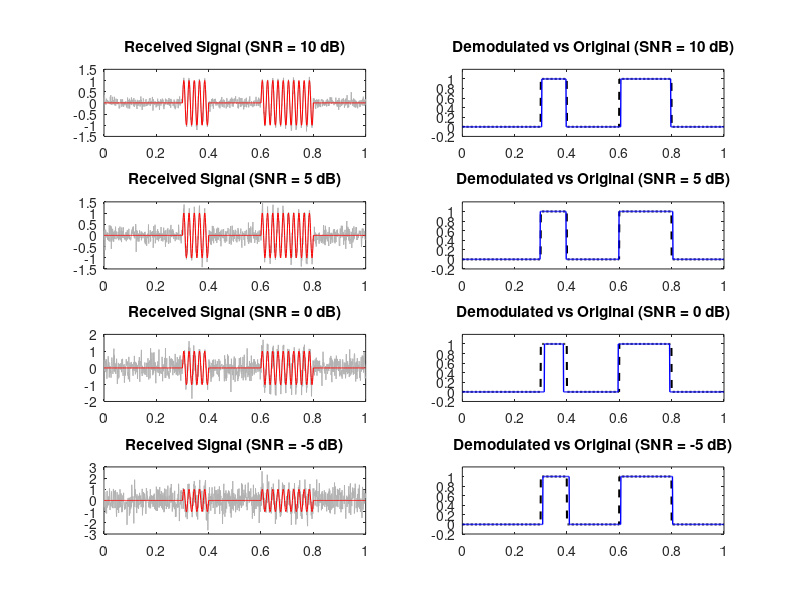

MATLAB code for this plot: (Note: this script raises an error after producing the figure.)
% ASK Modulation and Demodulation Performance under Varying SNR
clear; clc; close all;

%% 1. Parameters
fs = 1000;              % Sampling frequency (Hz)
T = 1;                  % Duration (s)
t = 0:1/fs:T-1/fs;      % Time vector
f_c = 50;               % Carrier frequency (Hz)
snr_values = [10, 5, 0, -5]; % SNR values in dB

%% 2. Generate Binary Message Signal
num_bits = 10; 
bits = randi([0 1], 1, num_bits); 
message_signal = repelem(bits, fs/num_bits); % Upsample to match time vector

%% 3. Modulation (ASK)
carrier = sin(2*pi*f_c*t);
modulated_signal = message_signal .* carrier;

%% 4. Processing and Plotting
fig = figure('Name', 'ASK Analysis', 'Position', [100, 100, 800, 900]);

for i = 1:length(snr_values)
    current_snr = snr_values(i);
    
    % Add AWGN Noise
    received_signal = awgn(modulated_signal, current_snr, 'measured');
    
    % --- 5. Demodulation ---
    % Step 1: Coherent detection (Multiply by carrier)
    demod_step1 = received_signal .* carrier;
    % Step 2: Low-pass filtering (Moving average)
    filtered_signal = movmean(demod_step1, fs/num_bits);
    % Step 3: Threshold Decision
    threshold = max(filtered_signal) / 2;
    recovered_bits = filtered_signal > threshold;
    
    % --- 6. Visualization ---
    subplot(4, 2, 2*i-1);
    plot(t, received_signal, 'Color', [0.7 0.7 0.7]); hold on;
    plot(t, modulated_signal, 'r');
    title(['Received Signal (SNR = ', num2str(current_snr), ' dB)']);
    
    subplot(4, 2, 2*i);
    plot(t, message_signal, 'k--', 'LineWidth', 1.5); hold on;
    plot(t, recovered_bits, 'b', 'LineWidth', 1);
    title(['Demodulated vs Original (SNR = ', num2str(current_snr), ' dB)']);
    ylim([-0.2 1.2]);
end

sgtitle('Impact of SNR on ASK Demodulation Performance');
drawnow; 
saveas(gcf, 'results_plot.png'); % Saves the plot to your current folder
disp('Simulation complete. Image saved as results_plot.png');
